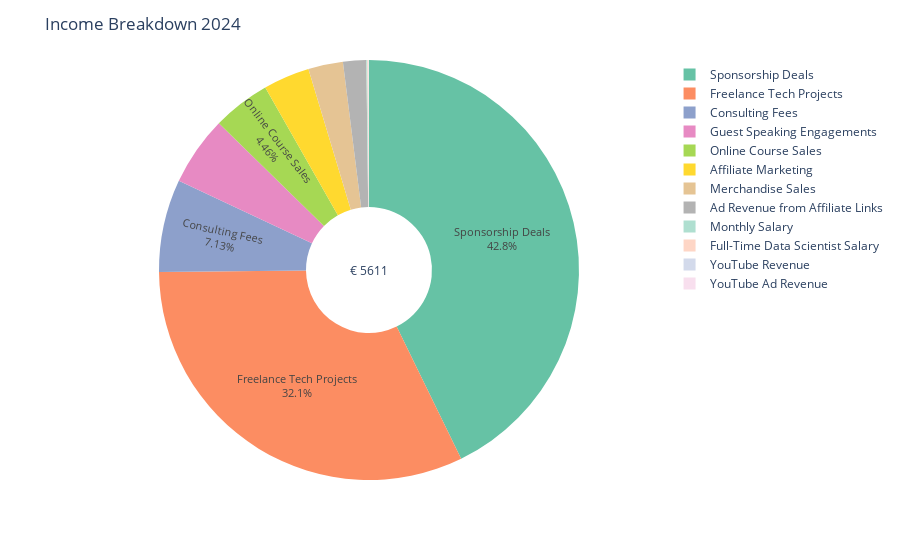

The notebook cell saved with this chart:
### Code cell
import pandas as pd
import plotly.express as px

def make_pie_chart(df, year, label):
    # Filter the dataset for the specified expense/income and year
    sub_df = df[(df['Expense/Income'] == label) & (df['Year'] == year)]

    # Check if the filtered dataframe is empty
    if sub_df.empty:
        raise ValueError(f"No data available for {label} in year {year}")

    color_scale = px.colors.qualitative.Set2
    
    pie_fig = px.pie(sub_df, values='Amount (EUR)', names='Category', color_discrete_sequence=color_scale)
    pie_fig.update_traces(textposition='inside', direction='clockwise', hole=0.3, textinfo="label+percent")

    # Calculate totals
    expense_df = df[(df['Expense/Income'] == 'Expense') & (df['Year'] == year)]
    income_df = df[(df['Expense/Income'] == 'Income') & (df['Year'] == year)]

    # Ensure Amount (EUR) is numeric
    expense_df['Amount (EUR)'] = pd.to_numeric(expense_df['Amount (EUR)'], errors='coerce')
    income_df['Amount (EUR)'] = pd.to_numeric(income_df['Amount (EUR)'], errors='coerce')

    total_expense = expense_df['Amount (EUR)'].sum()
    total_income = income_df['Amount (EUR)'].sum()

    if pd.isna(total_income) or pd.isna(total_expense):
        raise ValueError("Total income or expense calculation returned NaN")

    # Ensure totals are numeric before rounding
    if label == 'Expense':
        total_text = "€ " + str(round(total_expense))

        # Calculate saving rate
        if total_income > 0:
            saving_rate = round((total_income - total_expense) / total_income * 100)
            saving_rate_text = ": Saving rate " + str(saving_rate) + "%"
        else:
            saving_rate_text = ": Saving rate N/A"
    else:
        saving_rate_text = ""
        total_text = "€ " + str(round(total_income))

    pie_fig.update_layout(
        uniformtext_minsize=10,
        uniformtext_mode='hide',
        title=dict(text=label + " Breakdown " + str(year) + saving_rate_text),
        annotations=[
            dict(
                text=total_text,
                x=0.5, y=0.5, font_size=12,
                showarrow=False
            )
        ]
    )

    return pie_fig

# Example usage
try:
    income_pie_fig_2024 = make_pie_chart(df, 2024, 'Income')
    income_pie_fig_2024.show()  # Use .show() to display the figure
except Exception as e:
    print(f"Error: {e}")

### Figure 1 — Plotly figure (JSON) as saved in the notebook; plotly's stock layout.template omitted (floating-point values rounded to 4 significant figures)
{"data": [{"direction": "clockwise", "domain": {"x": [0, 1], "y": [0, 1]}, "hole": 0.3, "hovertemplate": "Category=%{label}<br>Amount (EUR)=%{value}<extra></extra>", "labels": ["Sponsorship Deals", "Freelance Tech Projects", "Monthly Salary", "YouTube Revenue", "Sponsorship Deals", "Freelance Tech Projects", "Full-Time Data Scientist Salary", "YouTube Ad Revenue", "Sponsorship Deals", "Freelance Tech Projects", "Affiliate Marketing", "Merchandise Sales", "Online Course Sales", "Consulting Fees", "Guest Speaking Engagements", "Ad Revenue from Affiliate Links"], "legendgroup": "", "name": "", "showlegend": true, "textinfo": "label+percent", "textposition": "inside", "type": "pie", "values": [800, 600, 4.5, 1.2, 800, 600, 4.5, 1.2, 800, 600, 200, 150, 250, 400, 300, 100]}], "layout": {"annotations": [{"font": {"size": 12}, "showarrow": false, "text": "€ 5611", "x": 0.5, "y": 0.5}], "legend": {"tracegroupgap": 0}, "margin": {"t": 60}, "piecolorway": ["rgb(102,194,165)", "rgb(252,141,98)", "rgb(141,160,203)", "rgb(231,138,195)", "rgb(166,216,84)", "rgb(255,217,47)", "rgb(229,196,148)", "rgb(179,179,179)"], "title": {"text": "Income Breakdown 2024"}, "uniformtext": {"minsize": 10, "mode": "hide"}}}
